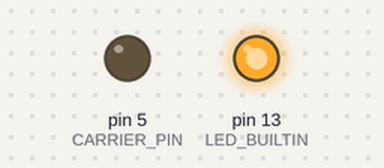
Recording of a sketch running on a simulated Arduino Uno, built with avr-gcc and run on an emulated ATmega328P. On the bench: output pins drawn as LEDs (lit = HIGH).

Above: at 3.8 s.
Timing chart, 0 to 10.1 s (numbered marks = the images above):
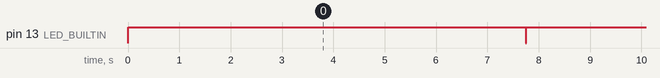

The sketch:

code.ino
```cpp
#include <PWM.h>
#include <SoftwareSerial.h>

#define CARRIER_PIN 5
#define TX_PIN 3
#define RX_PIN 0

SoftwareSerial soft_serial(RX_PIN, TX_PIN);
String serialMessage = "";
String receivedMessage;

void setup() {
  SetPinFrequency(CARRIER_PIN, 38000);   // Create 38kHz carrier wave
  Serial.begin(2400);
  soft_serial.begin(2400);
  pinMode(LED_BUILTIN, OUTPUT);
  pinMode(CARRIER_PIN, OUTPUT);  // Set pin 5 as PWM
  pinMode(TX_PIN, OUTPUT);  // Set pin 3 as software serial out
  pinMode(RX_PIN, INPUT);
}

void loop() {
  // If data is available, receive
  while(soft_serial.available() > 0) {
    digitalWrite(LED_BUILTIN, HIGH);  // Visual confirmation of data receipt
    char receivedChar = Serial.read();
    if (receivedChar == '\n') {
      receivedMessage += receivedChar;  // End message and print at line breaks
      Serial.println(receivedMessage);
      receivedMessage = "";
      digitalWrite(LED_BUILTIN, LOW);
      break;
    } else {
      receivedMessage += receivedChar;
    }
  }

  //If no data being received, transmit
  int i = 0;
  digitalWrite(LED_BUILTIN, HIGH);
  while (i < 50) {  // Print message 50 times
    soft_serial.println("Hi there! This is my final project.");
    i += 1;
  }
  digitalWrite(LED_BUILTIN, LOW);
  delay(1000);
}
```

Measured:
- by itself, pin 13 (LED_BUILTIN): alternates HIGH for 7.7 s and LOW for 0.02 s
